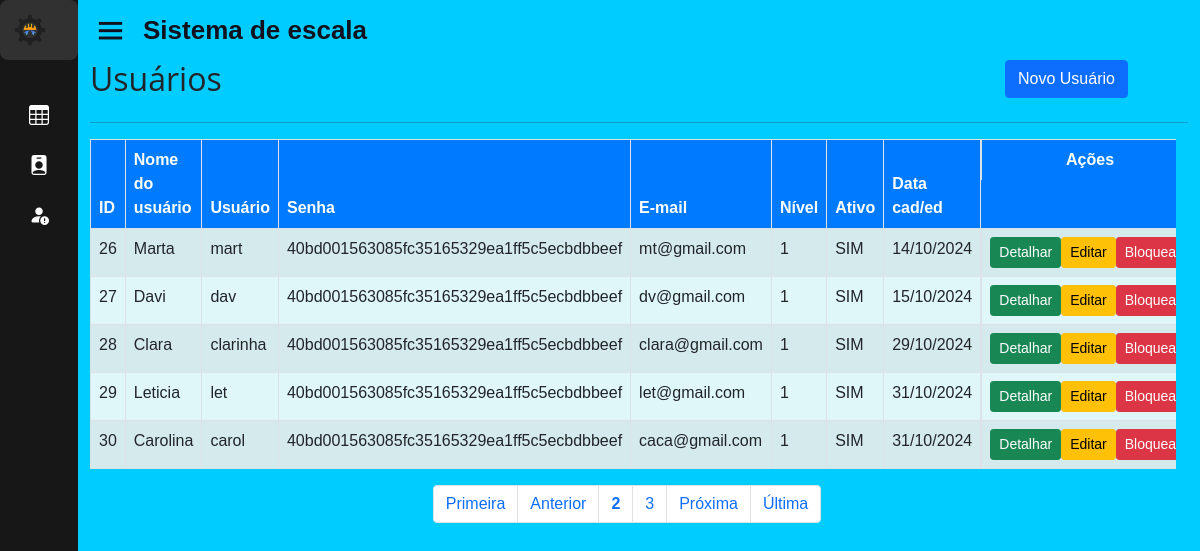
Before: /home.php?page=lista_usu&pagina=2 (signed in) with the older database file.
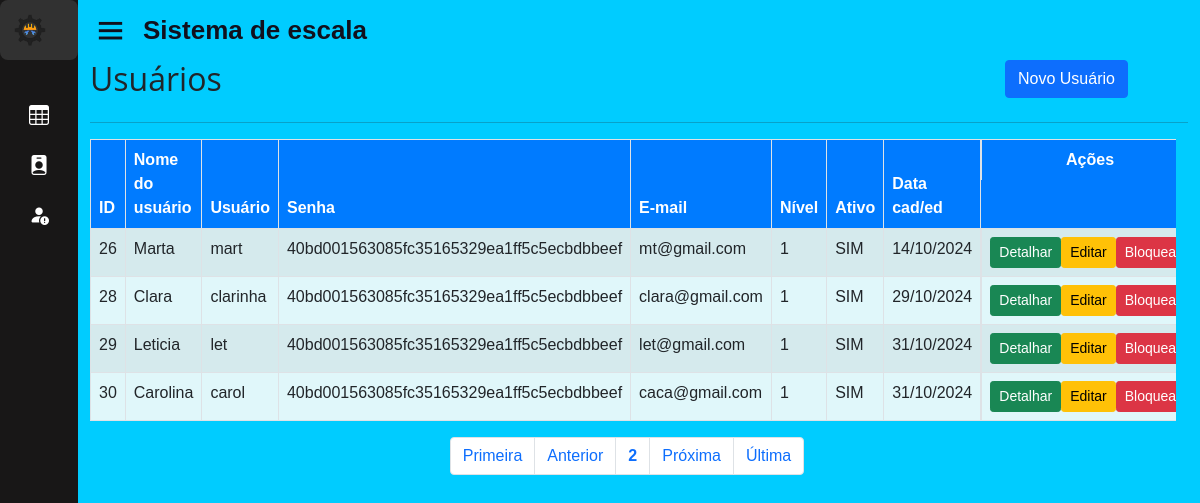
After: the same page with the newer database file.
### tables this page shows
CREATE TABLE IF NOT EXISTS `usuarios` (
  `id` int(11) unsigned NOT NULL AUTO_INCREMENT,
  `nome` varchar(50) NOT NULL,
  `usuario` varchar(25) NOT NULL,
  `senha` varchar(40) NOT NULL,
  `email` varchar(100) NOT NULL,
  `nivel` int(1) unsigned NOT NULL DEFAULT 1,
  `ativo` tinyint(1) NOT NULL DEFAULT 1,
  `dt_cadastro` datetime NOT NULL,
  `id_func` int(11) DEFAULT NULL,
  PRIMARY KEY (`id`),
  UNIQUE KEY `usuario` (`usuario`),
  KEY `nivel` (`nivel`),
  KEY `FK_usuarios_funcionario` (`id_func`),
  CONSTRAINT `FK_usuarios_funcionario` FOREIGN KEY (`id_func`) REFERENCES `funcionario` (`id_func`) ON DELETE CASCADE ON UPDATE CASCADE
);

### sis/usuarios/lista_usu.php (the view, shortened to what this page needs)
<div id="main" class="container-fluid">
	<div id="top" class="row">
		<div class="col-md-10">
			<h2>Usuários</h2>
		</div>
		<div class="col-md-2">
			<a href="?page=fadd_usu" class="btn btn-primary pull-right h2">Novo Usuário</a>
		</div>
	</div>
	<hr/>
		<div id="list" class="row">
			<div class="table-responsive">
				<?php
					$quantidade = 5;
					$pagina = (isset($_GET['pagina'])) ? (int)$_GET['pagina'] : 1;
					$inicio = ($quantidade * $pagina) - $quantidade;
					$data_all = mysqli_query($con, "select * from usuarios order by id asc limit $inicio, $quantidade;");
					echo "<table class='table table-striped table-bordered' style='background-color: #e0f7fa;' cellspacing='0' cellpadding='0'>";
					echo "<thead style='background-color: #007bff; color: white;'>";
					echo "<tr>";
					echo "<td><strong>ID</strong></td>";
					echo "<td><strong>Nome do usuário</strong></td>";
					echo "<td><strong>Usuário</strong></td>";
					echo "<td class='d-none d-md-table-cell'><strong>Senha</strong></td>";
					echo "<td class='d-none d-md-table-cell'><strong>E-mail</strong></td>";
					echo "<td class='d-none d-md-table-cell'><strong>Nível</strong></td>";
					echo "<td class='d-none d-md-table-cell'><strong>Ativo</strong></td>";
					echo "<td class='d-none d-md-table-cell'><strong>Data cad/ed</strong></td>";
					echo "<td class='actions d-flex justify-content-center'><strong>Ações</strong></td>";
					echo "</tr></thead><tbody>";
					while($info = mysqli_fetch_array($data_all)){
						echo "<tr>";
						echo "<td>".$info['id']."</td>";
						echo "<td>".$info['nome']."</td>";
						echo "<td>".$info['usuario']."</td>";
						echo "<td class='d-none d-md-table-cell'>".$info['senha']."</td>";
						echo "<td class='d-none d-md-table-cell'>".$info['email']." </td>";
						echo "<td class='d-none d-md-table-cell'>".$info['nivel']."</td>";
						if($info['ativo'] == 1){
							echo "<td class='d-none d-md-table-cell'>SIM</td>";
						}else if($info['ativo'] == 0){
							echo "<td class='d-none d-md-table-cell'>NÃO</td>";
						}
						echo "<td class='d-none d-md-table-cell'>".date('d/m/Y',strtotime($info['dt_cadastro']))."</td>";
						echo "<td class='actions btn-group-sm d-flex justify-content-center'>";
						echo "<a class='btn btn-success btn-xs' href='?page=view_usu&id=".$info['id']."'> Detalhar </a>";
						echo "<a class='btn btn-warning btn-xs' href='?page=fedita_usu&id=".$info['id']."'> Editar </a>";
						if($info['ativo'] == 1){
							echo "<a class='btn btn-danger btn-xs' href='?page=block_usu&id=".$info['id']."'> Bloquear </a>";
						}else if($info['ativo'] == 0){
							echo "<a class='btn btn-success btn-xs' href='?page=ativa_usu&id=".$info['id']."'>&nbsp;&nbsp;&nbsp;Ativar&nbsp;&nbsp;</a></div></td>";
						}
					}
					echo "</tr></tbody></table>";
				?>
			</div>
		</div>
		<div id="bottom" class="row">
			<div class="col-md-12 d-flex justify-content-center">
				<?php
					$sqlTotal = "select id from usuarios;";
					$qrTotal = mysqli_query($con, $sqlTotal);
					$numTotal = mysqli_num_rows($qrTotal);
					$totalpagina = (ceil($numTotal/$quantidade)<=0) ? 1 : ceil($numTotal/$quantidade);
					$exibir = 3;
					$anterior = (($pagina-1) <= 0) ? 1 : $pagina - 1;
					$posterior = (($pagina+1) >= $totalpagina) ? $totalpagina : $pagina+1;
					echo "<ul class='pagination'>";
					echo "<li class='page-item'><a class='page-link' href='?page=lista_usu&pagina=1'> Primeira</a></li> ";
					echo "<li class='page-item'><a class='page-link' href=\"?page=lista_usu&pagina=$anterior\"> Anterior</a></li> ";
					echo "<li class='page-item'><a class='page-link' href='?page=lista_usu&pagina=".$pagina."'><strong>".$pagina."</strong></a></li> ";
					for($i = $pagina+1; $i < $pagina+$exibir; $i++){
						if($i <= $totalpagina)
						echo "<li class='page-item'><a class='page-link' href='?page=lista_usu&pagina=".$i."'> ".$i." </a></li> ";
					}
					echo "<li class='page-item'><a class='page-link' href=\"?page=lista_usu&pagina=$posterior\"> Pr&oacute;xima</a></li> ";
					echo "<li class='page-item'><a class='page-link' href=\"?page=lista_usu&pagina=$totalpagina\"> &Uacute;ltima</a></li></ul>";
				?>
			</div>
		</div>
</div>

Changed rows visible on the page:
removed usuarios: id "27", nome "Davi", usuario "dav", senha "40bd001563085fc35165329ea1ff5c5ecbdbbeef", email "dv@gmail.com", nivel "1", ativo "SIM", dt_cadastro "15/10/2024"
Other visible differences:
list line gone: "3"
